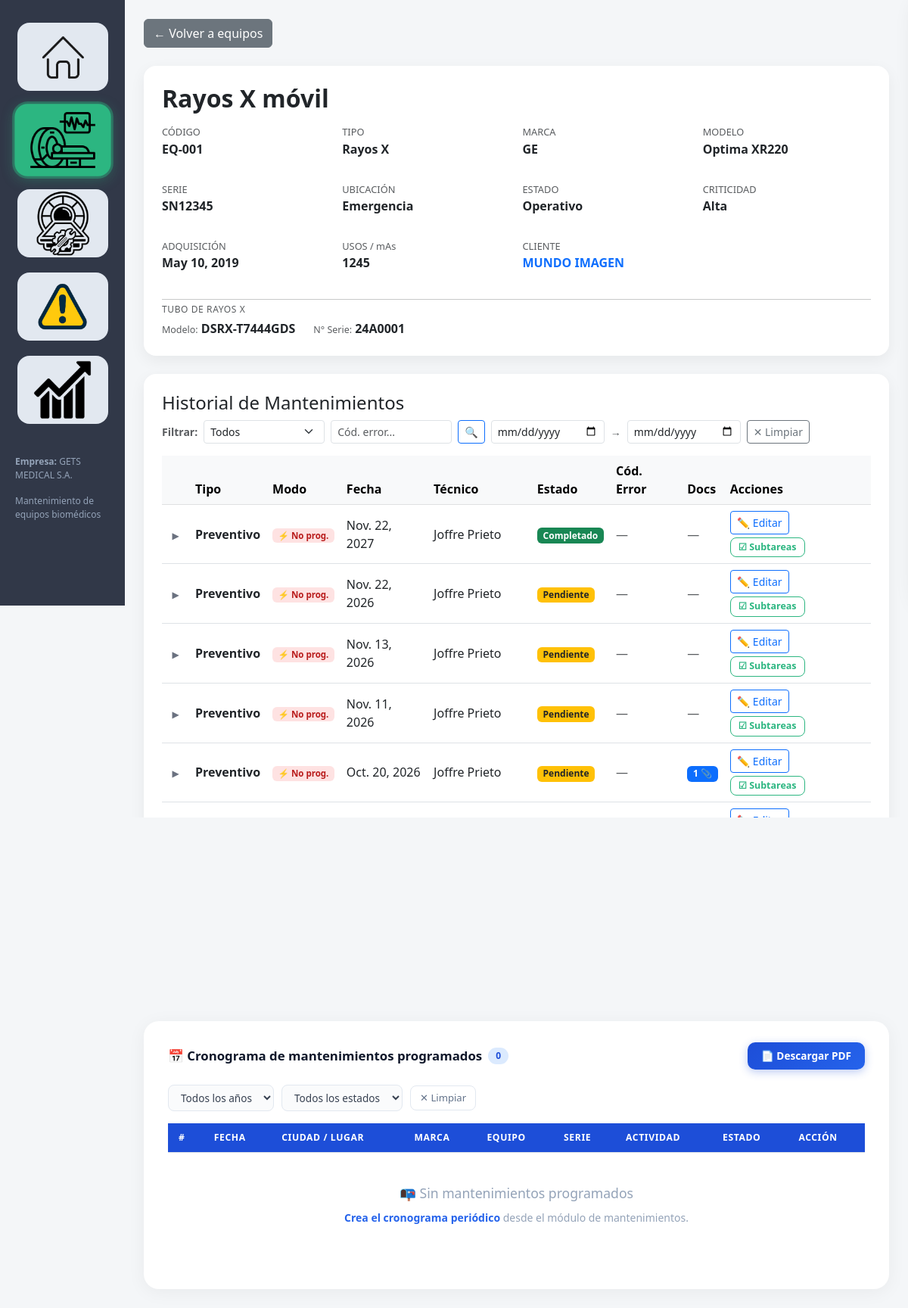
The page /equipo/1/ on the database as committed earlier.
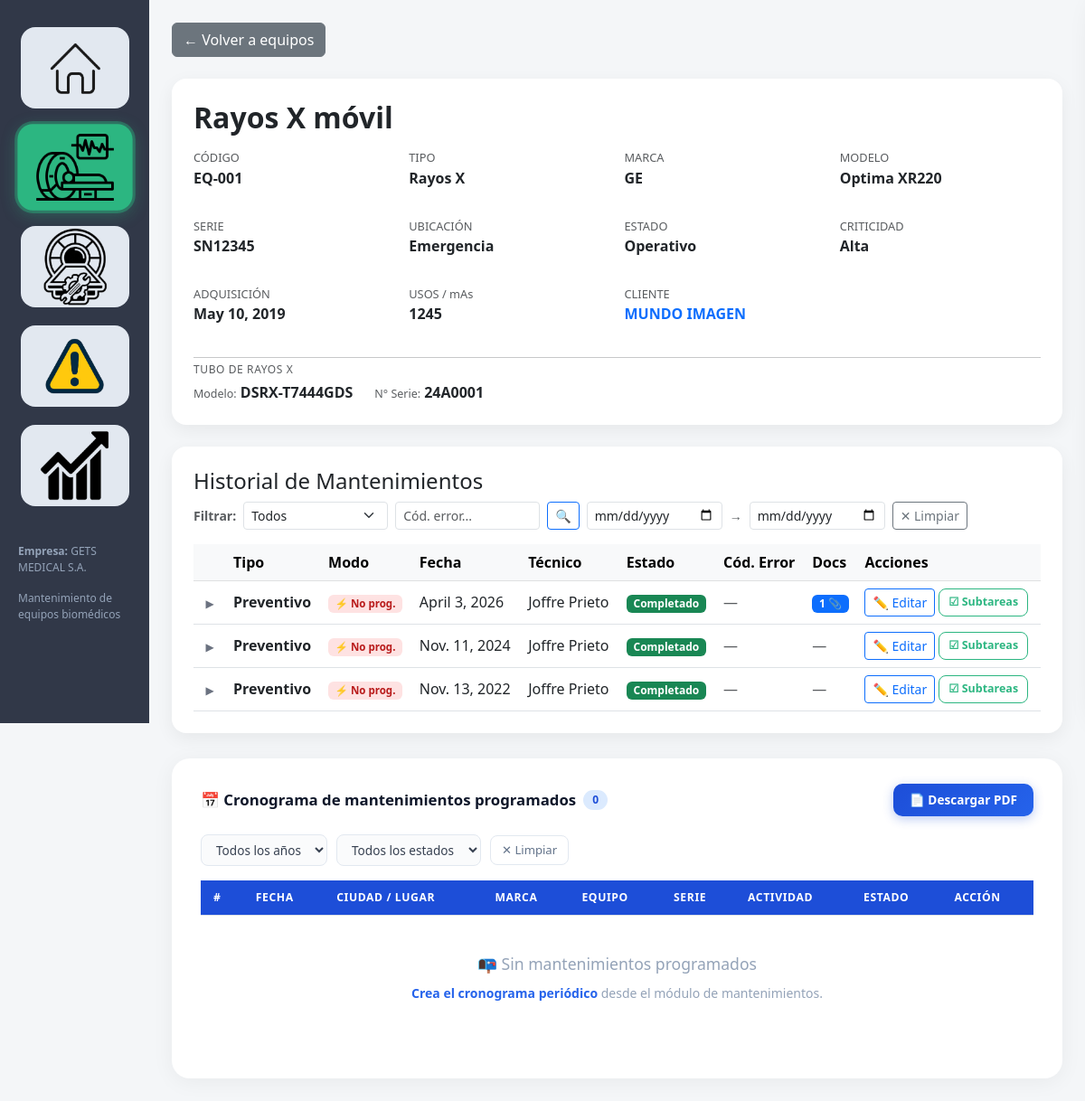
The same page on the database as committed later.
### core/models.py (models this page shows, shortened)
class Mantenimiento(models.Model):
    TIPO_CHOICES = [
        ('preventivo',  'Preventivo'),
        ('correctivo',  'Correctivo'),
        ('predictivo',  'Predictivo'),
        ('otro',        'Otro'),
    ]
    ATENCION_CHOICES = [
        ('presencial', 'Presencial'),
        ('virtual',    'Virtual'),
    ]
    ETIQUETA_CHOICES = [
        ('bimestral',     'Bimestral'),
        ('trimestral',    'Trimestral'),
        ('cuatrimestral', 'Cuatrimestral'),
        ('semestral',     'Semestral'),
        ('anual',         'Anual'),
        ('otro',          'Otro'),
    ]
    programado  = models.BooleanField(
        default=False,
        help_text=(
            'True = mantenimiento programado (periódico, generado por el sistema). '
            'False = no programado (imprevisto o correctivo puntual).'
        )
    )
    serie_programada = models.ForeignKey(
        'self',
        null=True, blank=True,
        on_delete=models.SET_NULL,
        related_name='serie_hijos',
        help_text='Primer mantenimiento de la serie (null si es el primero)'
    )
    equipo      = models.ForeignKey(Equipo, on_delete=models.CASCADE)
    tipo        = models.CharField(max_length=50, choices=TIPO_CHOICES, default='preventivo')
    tipo_otro   = models.CharField(
        max_length=100,
        blank=True,
        null=True,
        help_text='Descripción si tipo es "otro"'
    )
    fecha       = models.DateField()
    tipo_atencion = models.CharField(
        max_length=20,
        choices=ATENCION_CHOICES,
        default='presencial',
        help_text='Modalidad de atención'
    )
    problema    = models.TextField(
        blank=True,
        null=True,
        help_text='Problema o asunto reportado'
    )
    solucion    = models.TextField(
        blank=True,
        null=True,
        help_text='Solución aplicada'
    )
    descripcion = models.TextField(blank=True, null=True)  # Mantenido por compatibilidad
    tecnico     = models.ForeignKey(Tecnico, on_delete=models.SET_NULL, null=True)
    estado      = models.CharField(max_length=50)
    costo       = models.FloatField()
    etiqueta           = models.CharField(
        max_length=20,
        choices=ETIQUETA_CHOICES,
        blank=True,
        null=True,
        help_text='Periodicidad de este mantenimiento'
    )
    etiqueta_otro      = models.CharField(
        max_length=100,
        blank=True,
        null=True,
        help_text='Descripción si etiqueta es "otro"'
    )
    fecha_proximo      = models.DateField(
        blank=True,
        null=True,
        help_text='Fecha programada para el próximo mantenimiento'
    )
    etiqueta_proximo   = models.CharField(
        max_length=20,
        choices=ETIQUETA_CHOICES,
        blank=True,
        null=True,
        help_text='Periodicidad del próximo mantenimiento'
    )
    etiqueta_proximo_otro = models.CharField(
        max_length=100,
        blank=True,
        null=True,
        help_text='Descripción si etiqueta_proximo es "otro"'
    )
    ciudad = models.CharField(
        max_length=100,
        blank=True,
        null=True,
        help_text='Ciudad o lugar donde se realiza el mantenimiento'
    )
    codigo_error = models.CharField(
        max_length=200,
        blank=True,
        null=True,
        help_text=(
            'Código(s) de error reportados por el equipo. '
            'Puede ingresar varios separados por coma. '
            'También se detectan códigos mencionados en problema/solución.'
        )
    )
    class Meta:
        unique_together = (
            'equipo', 'tipo', 'fecha',
            'tecnico', 'estado', 'costo'
        )
    def tipo_display(self):
        if self.tipo == 'otro':
            return self.tipo_otro or 'Otro'
        return self.get_tipo_display() or self.tipo
    def etiqueta_display(self):
        if self.etiqueta == 'otro':
            return self.etiqueta_otro or 'Otro'
        return self.get_etiqueta_display() or '—'
    def codigos_error_all(self):
        import re
        patron = re.compile(
            r'\b(?:[A-Za-z]{1,4}[-_]?\d{2,6}|\d{2,6}[-_]?[A-Za-z]{1,4}|0x[0-9A-Fa-f]{2,6}|ERR[:\s]?\w+)\b'
        )
        codigos = set()
        if self.codigo_error:
            for c in re.split(r'[,;\s]+', self.codigo_error):
                c = c.strip()
                if c:
                    codigos.add(c.upper())
        for campo in [self.problema or '', self.solucion or '', self.descripcion or '']:
            for match in patron.finditer(campo):
                codigos.add(match.group(0).upper())
        return sorted(codigos)

class Tecnico(models.Model):
    nombre = models.CharField(max_length=100)
    def __str__(self):
        return self.nombre

### core/views.py (the view, shortened to what this page needs)
# urls.py: path('equipo/<int:id>/',                        views.detalle_equipo,        name='detalle_equipo'),
def detalle_equipo(request, id):
    import re
    equipo = get_object_or_404(Equipo, id=id)
    filtro_prog  = request.GET.get('programado', '')   # 'true', 'false', ''
    filtro_error = request.GET.get('cod_error', '').strip()
    mantenimientos = (
        Mantenimiento.objects
        .filter(equipo=equipo)
        .select_related('tecnico')
        .prefetch_related('documentos')
        .order_by('-fecha')
    )
    if filtro_prog == 'true':
        mantenimientos = mantenimientos.filter(programado=True)
    elif filtro_prog == 'false':
        mantenimientos = mantenimientos.filter(programado=False)
    return render(request, 'detalle.html', {
        'equipo':         equipo,
        'mantenimientos': mantenimientos,
        'programados':    Mantenimiento.objects.filter(equipo=equipo, programado=True).order_by('fecha'),
        'filtro_prog':    filtro_prog,
        'filtro_error':   filtro_error,
    })

### core/models.py (called while the page is built)
    def tipo_display(self):
        if self.tipo == 'otro':
            return self.tipo_otro or 'Otro'
        return self.get_tipo_display() or self.tipo

    def extension(self):
        _, ext = os.path.splitext(self.archivo.name)
        return ext.lower()

    def es_pdf(self):
        return self.extension() == '.pdf'

### core/templates/detalle.html (shortened to what the changed rows need)
{% extends 'base.html' %}
{% block content %}
<div class="card p-4 mb-4">
    <h2 class="fw-bold mb-3">{{ equipo.nombre }}</h2>
</div>
<div class="card p-4">
    <div class="table-responsive">
        <table class="table align-middle mb-0" id="tablaMantenimientos">
            <thead class="table-light">
                <tr>
                    <th style="width:36px"></th>
                    <th>Tipo</th>
                    <th>Modo</th>
                    <th>Fecha</th>
                    <th>Técnico</th>
                    <th>Estado</th>
                    <th>Cód. Error</th>
                    <th>Docs</th>
                    <th>Acciones</th>
                </tr>
            </thead>
            <tbody>
            {% for m in mantenimientos %}
                <tr class="fila-mant"
                    data-fecha="{{ m.fecha|date:'Y-m-d' }}"
                    onclick="toggleDetalle({{ m.id }}, this)"
                    style="cursor:pointer">
                    <td class="text-center">
                        <span id="flecha{{ m.id }}"
                              style="display:inline-block;transition:transform .2s;
                                     font-size:.75rem;color:#6b7280">▶</span>
                    </td>
                    <td class="fw-bold">{{ m.get_tipo_display }}</td>
                    <td>
                        {% if m.programado %}
                            <span class="badge" style="background:#dbeafe;color:#1d4ed8;font-size:.72rem">📅 Programado</span>
                        {% else %}
                            <span class="badge" style="background:#fee2e2;color:#b91c1c;font-size:.72rem">⚡ No prog.</span>
                        {% endif %}
                    </td>
                    <td>{{ m.fecha }}</td>
                    <td>{{ m.tecnico|default:"—" }}</td>
                    <td>
                        {% if m.estado|lower == 'completado' %}
                            <span class="badge bg-success">Completado</span>
                        {% elif m.estado|lower == 'pendiente' %}
                            <span class="badge bg-warning text-dark">Pendiente</span>
                        {% elif m.estado|lower == 'proximo' %}
                            <span class="badge bg-info text-dark">Próximo</span>
                        {% elif m.estado|lower == 'cancelado' %}
                            <span class="badge bg-danger">Cancelado</span>
                        {% else %}
                            <span class="badge bg-secondary">{{ m.estado }}</span>
                        {% endif %}
                    </td>
                    <td>
                        {% with codigos=m.codigos_error_all %}
                            {% if codigos %}
                                {% for cod in codigos %}
                                    <span class="badge" style="background:#fef3c7;color:#92400e;font-size:.7rem;margin:1px">{{ cod }}</span>
                                {% endfor %}
                            {% else %}
                                <span class="text-muted">—</span>
                            {% endif %}
                        {% endwith %}
                    </td>
                    <td>
                        {% with n=m.documentos.count %}
                            {% if n %}<span class="badge bg-primary">{{ n }} 📎</span>
                            {% else %}<span class="text-muted">—</span>{% endif %}
                        {% endwith %}
                    </td>
                    <td onclick="event.stopPropagation()">
                        <div class="d-flex gap-1 flex-wrap">
                            <a href="/mantenimiento/{{ m.id }}/editar/"
                               class="btn btn-sm btn-outline-primary">✏️ Editar</a>
                            <button class="btn-subtareas"
                                    id="btnSubt{{ m.id }}"
                                    onclick="abrirDrawer({{ m.id }}, '{{ m.tipo_display|escapejs }}', '{{ m.fecha }}', {{ m.programado|yesno:'true,false' }})"
                                    title="Ver checklist de actividades">
                                ☑ Subtareas
                            </button>
                        </div>
                    </td>
                </tr>
            {% empty %}
                <tr>
                    <td colspan="9" class="text-center text-muted py-4">
                        Sin mantenimientos registrados.
                    </td>
                </tr>
            {% endfor %}
            </tbody>
        </table>
    </div>
</div>
<div class="cron-section">
    <div class="table-responsive">
        <table class="table cron-table align-middle mb-0" id="cronTabla">
            <thead>
                <tr>
                    <th>#</th>
                    <th>Fecha</th>
                    <th>Ciudad / Lugar</th>
                    <th>Marca</th>
                    <th>Equipo</th>
                    <th>Serie</th>
                    <th>Actividad</th>
                    <th>Estado</th>
                    <th>Acción</th>
                </tr>
            </thead>
        </table>
    </div>
</div>
{% endblock %}

Rows that differ between the two databases and show on the page:
removed Mantenimiento: tipo "Preventivo", programado "⚡ No prog.", fecha "Nov. 22, 2027", tecnico "Joffre Prieto", estado "Completado"
removed Mantenimiento: tipo "Preventivo", programado "⚡ No prog.", fecha "Nov. 22, 2026", tecnico "Joffre Prieto", estado "Pendiente"
changed Mantenimiento: fecha "Oct. 20, 2026" → "April 3, 2026"; estado "Pendiente" → "Completado"; moves up the list
changed Mantenimiento: fecha "Nov. 11, 2026" → "Nov. 11, 2024"; estado "Pendiente" → "Completado"; moves down the list
changed Mantenimiento: fecha "Nov. 13, 2026" → "Nov. 13, 2022"; estado "Pendiente" → "Completado"
